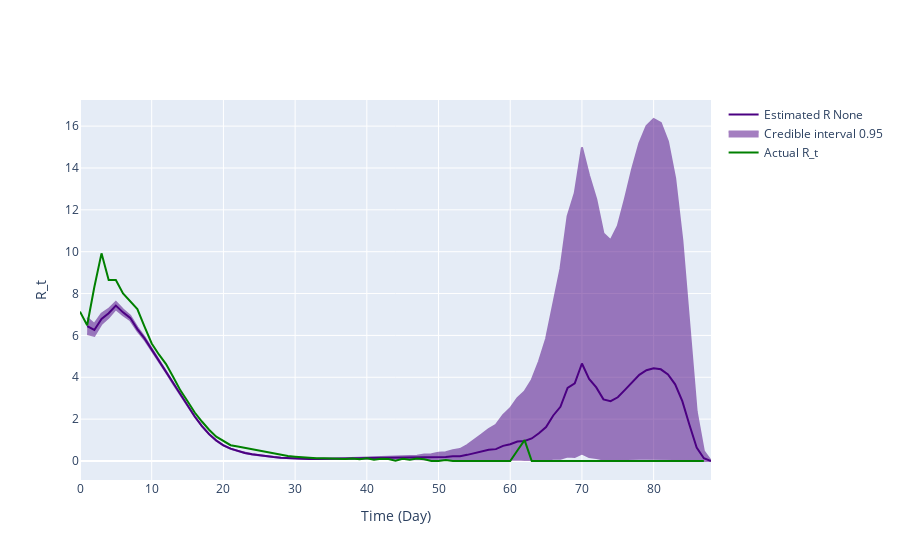

Here is the notebook cell this chart was saved with:
### Code cell
# Use incidence data to predict R_t value
theta = incidences_true_r1
end_time_point = len(theta)
# Define variables needed for calculating R_t
tau = 0
R_t_start = tau+1
prior_a = 1
prior_b = 1/5

# Plot comparison between the true and predicted R_t
# Transform our incidence data into pandas dataframes
inc_data = pd.DataFrame(
    {
        'Time': np.arange(len(theta)-2),
        'Incidence Number': incidences_true_r1[2:len(theta)]
    }
)

inference = branchpro.BranchProPosterior(
    inc_data=inc_data,
    daily_serial_interval=generation_time,
    alpha=prior_a,
    beta=prior_b)

inference.run_inference(tau=tau)
intervals = inference.get_intervals(central_prob=.95)
intervals = process_intervals_data(intervals, generation_time)

intervals['True Rt'] = list(true_rt_r1[3:])
intervals.to_csv('single_plots/intervals_r1.csv')


fig = plot_rt_fig(intervals, true_rt_r1[2:-1], generation_time, end_time_point)
pio.write_image(fig.figure, 'single_plots/predicted_vs_true_rt_r1.png')
fig.show_figure()

### Figure 1 — Plotly figure (JSON) as saved in the notebook; plotly's stock layout.template omitted (floating-point values rounded to 4 significant figures; data arrays with more than 128 entries replaced by an {"elided": "..."} marker saying what was removed)
{"data": [{"line": {"color": "indigo"}, "mode": "lines", "name": "Estimated R None", "type": "scatter", "x": [1, 2, 3, 4, 5, 6, 7, 8, 9, 10, 11, 12, 13, 14, 15, 16, 17, 18, 19, 20, 21, 22, 23, 24, 25, 26, 27, 28, 29, 30, 31, 32, 33, 34, 35, 36, 37, 38, 39, 40, 41, 42, 43, 44, 45, 46, 47, 48, 49, 50, 51, 52, 53, 54, 55, 56, 57, 58, 59, 60, 61, 62, 63, 64, 65, 66, 67, 68, 69, 70, 71, 72, 73, 74, 75, 76, 77, 78, 79, 80, 81, 82, 83, 84, 85, 86, 87, 88], "y": [6.448, 6.26, 6.785, 7.057, 7.427, 7.102, 6.84, 6.302, 5.855, 5.315, 4.8, 4.262, 3.699, 3.159, 2.63, 2.124, 1.67, 1.284, 0.9803, 0.7498, 0.5893, 0.4706, 0.3863, 0.3187, 0.2684, 0.2233, 0.1885, 0.1568, 0.1351, 0.1172, 0.1069, 0.09962, 0.09746, 0.09682, 0.0985, 0.104, 0.112, 0.1256, 0.1288, 0.14, 0.1455, 0.1552, 0.1589, 0.1608, 0.1562, 0.1597, 0.1507, 0.184, 0.174, 0.1991, 0.1885, 0.2241, 0.2224, 0.2939, 0.3739, 0.47, 0.5362, 0.5666, 0.7228, 0.8017, 0.9316, 0.9548, 1.077, 1.328, 1.619, 2.176, 2.589, 3.497, 3.71, 4.659, 3.918, 3.516, 2.946, 2.86, 3.044, 3.398, 3.782, 4.115, 4.338, 4.429, 4.38, 4.137, 3.663, 2.862, 1.716, 0.6417, 0.1292, 0.0]}, {"fill": "toself", "fillcolor": "indigo", "line": {"color": "indigo"}, "mode": "lines", "name": "Credible interval 0.95", "opacity": 0.5, "showlegend": true, "type": "scatter", "x": {"elided": "176 int values"}, "y": {"elided": "176 float values"}}, {"line": {"color": "green"}, "mode": "lines", "name": "Actual R_t", "type": "scatter", "x": [0, 1, 2, 3, 4, 5, 6, 7, 8, 9, 10, 11, 12, 13, 14, 15, 16, 17, 18, 19, 20, 21, 22, 23, 24, 25, 26, 27, 28, 29, 30, 31, 32, 33, 34, 35, 36, 37, 38, 39, 40, 41, 42, 43, 44, 45, 46, 47, 48, 49, 50, 51, 52, 53, 54, 55, 56, 57, 58, 59, 60, 61, 62, 63, 64, 65, 66, 67, 68, 69, 70, 71, 72, 73, 74, 75, 76, 77, 78, 79, 80, 81, 82, 83, 84, 85, 86, 87, 88, 89, 90], "y": [7.138, 6.487, 8.313, 9.921, 8.645, 8.647, 8.004, 7.646, 7.26, 6.421, 5.615, 5.091, 4.63, 4.012, 3.375, 2.854, 2.315, 1.887, 1.491, 1.165, 0.9397, 0.7551, 0.696, 0.627, 0.5485, 0.5047, 0.4331, 0.3598, 0.2974, 0.2349, 0.2083, 0.1818, 0.1418, 0.1311, 0.1296, 0.121, 0.1027, 0.0902, 0.1179, 0.08353, 0.1293, 0.0559, 0.1117, 0.09615, 0.01802, 0.1087, 0.05797, 0.12, 0.07895, 0.0, 0.0, 0.05263, 0.0, 0.0, 0.0, 0.0, 0.0, 0.0, 0.0, 0.0, 0.0, 0.5, 1.0, 0.0, 0.0, 0.0, 0.0, 0.0, 0.0, 0.0, 0.0, 0.0, 0.0, 0.0, 0.0, 0.0, 0.0, 0.0, 0.0, 0.0, 0.0, 0.0, 0.0, 0.0, 0.0, 0.0, 0.0, 0.0]}], "layout": {"hovermode": "x unified", "xaxis": {"title": {"text": "Time (Day)"}}, "yaxis": {"title": {"text": "R_t"}}}}
